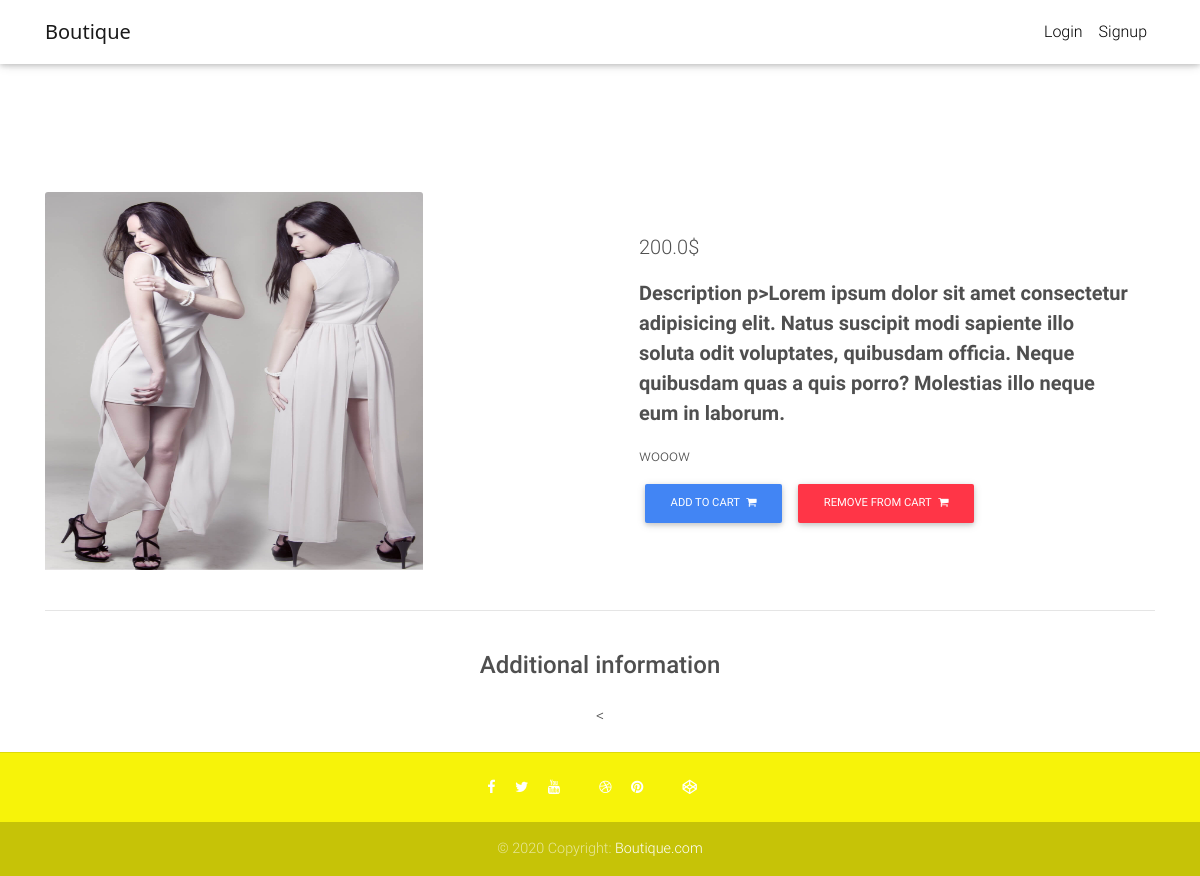
/prodeuts/test-product-2/, run on the app's committed database.
### stor/models.py (models this page shows, shortened)
class Item(models.Model):
    title = models.CharField(max_length=200,null=True)
    price = models.FloatField()
    discount_price = models.FloatField(null=True,blank=True)
    image = models.ImageField(null=True)
    categories = models.ForeignKey(Category ,null=True,blank=True , on_delete=models.SET_NULL,related_name='cates')
    labals = models.CharField(choices=LABLE_CHOICES,max_length=17 ,null=True,blank=True)
    slug   =   models.SlugField(max_length=255, unique=True,)
    description = models.TextField()
    def get_absolute_url(self):
        return reverse('stor:prodeuts' ,kwargs={
            'slug' : self.slug
        })
    def get_add_to_cart_url(self):
        return reverse('stor:add_to_cart',kwargs={
            'slug' : self.slug
        })
    def get_remove_from_cart_url(self):
        return reverse("stor:remove_from_cart", kwargs={
            'slug': self.slug
        })

### stor/views.py (the view)
# urls.py: path('prodeuts/<slug>/',ItemDetaleView.as_view(),name='prodeuts'),
class ItemDetaleView(DetailView):
    model = Item
    template_name = 'stor/product-page.html'

### stor/templates/stor/product-page.html (shortened to what this page needs)
{% extends "stor/base.html" %}
{% block content %}
  <main class="mt-5 pt-4">
    <div class="container dark-grey-text mt-5">
      <div class="row wow fadeIn">
        <div class="col-md-6 mb-4">
          <div class="view overlay " >
            <img src="{{ object.image.url }}" class="card-img-top" style="height:10cm!important;width: 10cm;"
              alt=" ">
          </div>
        </div>
        <div class="col-md-6 mb-4">
          <div class="p-4">
            <p class="lead">
              {% if object.discount_price %}
                <span class="mr-1">
                  <del>{{ object.price}}$</del>
                </span>
                <span>{{ object.discount_price}}$</span>
              {% else %}
                <span>{{ object.price}}$</span>
              {% endif %}
            </p>
            <p class="lead font-weight-bold">Description p>Lorem ipsum dolor sit amet consectetur adipisicing elit. Natus suscipit modi sapiente illo soluta odit
              voluptates,
              quibusdam officia. Neque quibusdam quas a quis porro? Molestias illo neque eum in laborum.</p>
            <p>{{ object.description  }}</p>
            <a  href="{{ object.get_add_to_cart_url }}" class="btn btn-primary btn-md my-0 p">Add to cart
              <i class="fa fa-shopping-cart ml-1"></i>
            </a>
            <a  href="{{ object.get_remove_from_cart_url}}" class="btn btn-danger btn-md my-0 p">
              Remove from cart
              <i class="fa fa-shopping-cart ml-1"></i>
            </a>
          </div>
        </div>
      </div>
      <hr>
      <div class="row d-flex justify-content-center wow fadeIn">
        <div class="col-md-6 text-center">
          <h4 class="my-4 h4">Additional information</h4>
          <
        </div>
      </div>
    </div>
  </main>
  {% endblock content %}

### stor/templates/stor/base.html (style rules this page uses)
html, body, header, .carousel { height: 60vh; }

### data on the page
Item: image (picture), price "200.0", description "wooow"
